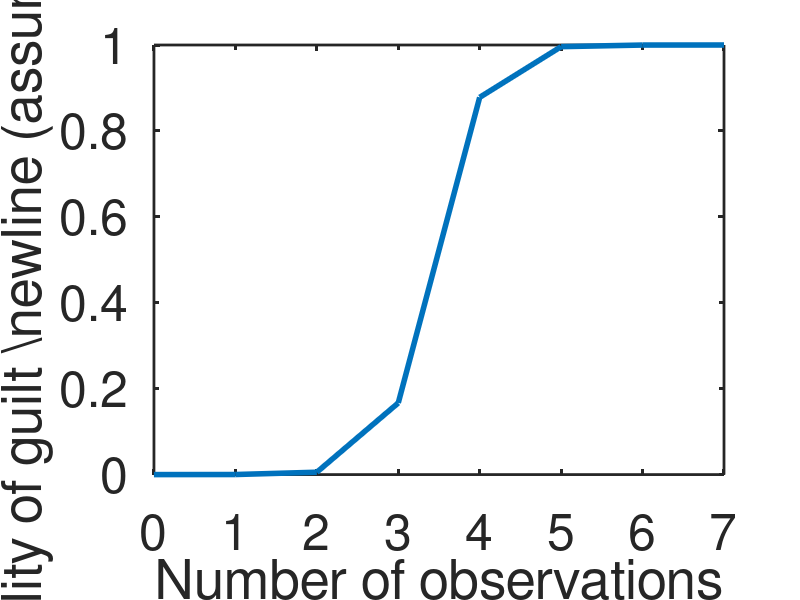
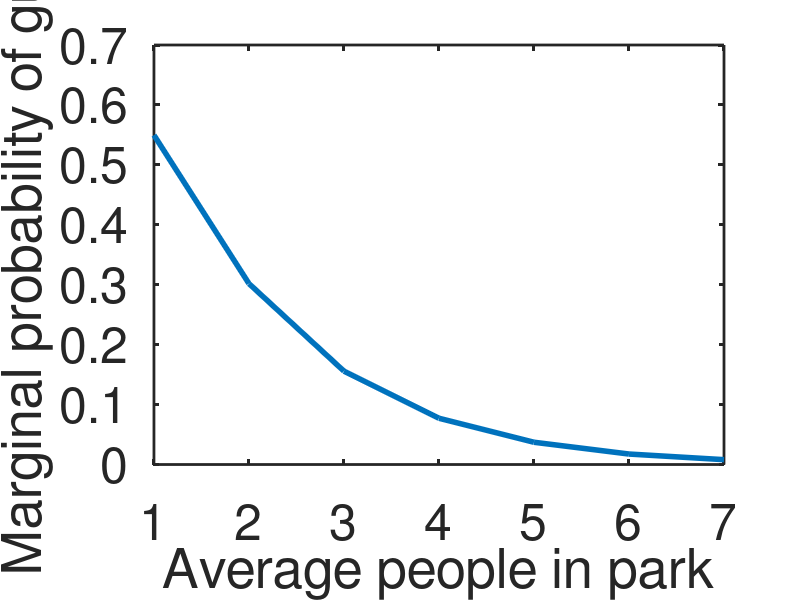

Write the MATLAB code that produced these figures, in order.
%% Task 3 solution
% Adam Morris ? Computational Social Cognition Bootcamp, July 2017

priorGuilty = .9; % prior probability that he's guilty
probObsGivenGuilty = .9; % if he's guilty, what's the probability that any one person would have seen him there
probObsGivenInnocent = .2; % if he's NOT guilty, what's the probability that any one person would have seen him there

% Returns prob(guilty, numObs | numPeopleInPark) - the numerator in Bayes
% rule
% numObs corresponds to 'R' in the task, and numPeopleInPark corresponds to
% N
getJoint = @(priorOfHypothesis, numObs, numPeopleInPark, probsObsGivenHypothesis) ...
    priorOfHypothesis * binopdf(numObs, numPeopleInPark, probsObsGivenHypothesis);

% Returns the posterior probability that he's guilty,
% given a fixed number of sightings AND a fixed number of people in the
% park
% i.e. prob(guilty | numObs, numPeopleInPark)
getPosterior = @(priorGuilty, numObs, numPeopleInPark) ...
    getJoint(priorGuilty, numObs, numPeopleInPark, probObsGivenGuilty) ./ ... % numerator of Bayes rule
    (getJoint(priorGuilty, numObs, numPeopleInPark, probObsGivenGuilty) + getJoint(1 - priorGuilty, numObs, numPeopleInPark, probObsGivenInnocent)); % denominator

%% Part A
% Find the posterior for different numbers of sightings (given N = 7)
posteriors = zeros(8, 1);

for numObs = 0:(size(posteriors, 1) - 1)
    posteriors(numObs + 1, 1) = getPosterior(priorGuilty, numObs, 7);
end

% Plot results.
figure
plot(0:(size(posteriors, 1) - 1), posteriors, 'LineWidth', 4);
xlabel('Number of observations');
ylabel('Probability of guilt \newline (assuming N = 7)');
set(gca, 'LineWidth', 2);
set(gca, 'FontSize', 36);

% Probability that he's guilty, given NO observations (and N = 7)
posteriors(1)

%% Part B
% Compute the MARGINAL probability of guilt, given fixed number of sightings:
% p(guilty | zero sightings)

rangePeopleInPark = 0:1000;
getMarginal = @(priorGuilty, numObs, avgPeopleInPark) ...
    sum(getPosterior(priorGuilty, numObs, rangePeopleInPark) .* ...
        poisspdf(rangePeopleInPark, avgPeopleInPark));
    
% What is the marginal probability given zero sightings?
numObs = 0;
avgPeopleInPark = 7;
getMarginal(priorGuilty, numObs, avgPeopleInPark)    
   
%% Part C
% What is the marginal probability given zero sightings, if the average
% people in the park is 1?
getMarginal(priorGuilty, numObs, 1)

% Plot for a bunch of different average people in park.
marginals = zeros(7, 1);
for avgPeopleInPark = 1:size(marginals, 1)
    marginals(avgPeopleInPark) = getMarginal(priorGuilty, numObs, avgPeopleInPark);
end

figure
plot(1:size(marginals, 1), marginals, 'LineWidth', 4);
xlabel('Average people in park');
ylabel('Marginal probability of guilt');
set(gca, 'LineWidth', 2);
set(gca, 'FontSize', 36);

%% Part D
probObsGivenGuilty = .4; % what if he's a master of disguise?

% Recompute joint / posterior / marginal
getJoint = @(priorOfHypothesis, numObs, numPeopleInPark, probsObsGivenHypothesis) ...
    priorOfHypothesis * binopdf(numObs, numPeopleInPark, probsObsGivenHypothesis);

getPosterior = @(priorGuilty, numObs, numPeopleInPark) ...
    getJoint(priorGuilty, numObs, numPeopleInPark, probObsGivenGuilty) ./ ... % numerator of Bayes rule
    (getJoint(priorGuilty, numObs, numPeopleInPark, probObsGivenGuilty) + getJoint(1 - priorGuilty, numObs, numPeopleInPark, probObsGivenInnocent)); % denominator

getMarginal = @(priorGuilty, numObs, avgPeopleInPark) ...
    sum(getPosterior(priorGuilty, numObs, rangePeopleInPark) .* ...
        poisspdf(rangePeopleInPark, avgPeopleInPark));
    
% Now what is the marginal probability given zero sightings, if the average
% people in the park is 1?
getMarginal(priorGuilty, numObs, 1)